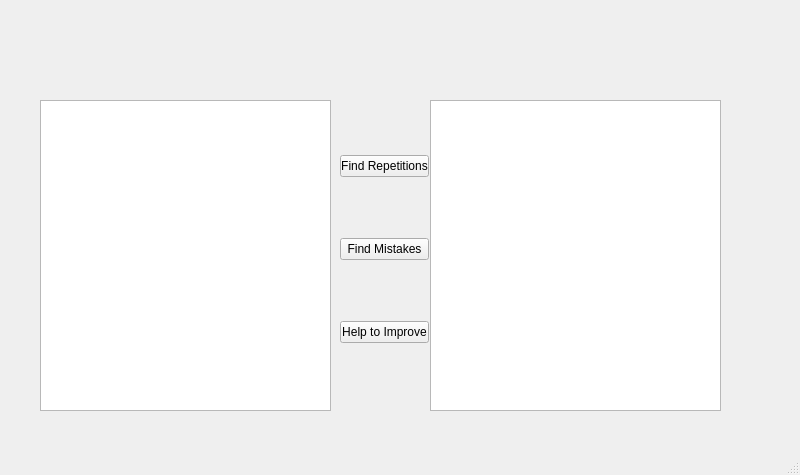
<?xml version="1.0" encoding="UTF-8"?>
<ui version="4.0">
 <class>MainWindow</class>
 <widget class="QMainWindow" name="MainWindow">
  <property name="geometry">
   <rect>
    <x>0</x>
    <y>0</y>
    <width>800</width>
    <height>475</height>
   </rect>
  </property>
  <property name="windowTitle">
   <string>MainWindow</string>
  </property>
  <widget class="QWidget" name="centralwidget">
   <widget class="QTextEdit" name="PlaceForText">
    <property name="geometry">
     <rect>
      <x>40</x>
      <y>100</y>
      <width>291</width>
      <height>311</height>
     </rect>
    </property>
   </widget>
   <widget class="QTextBrowser" name="PlaceForAnswer">
    <property name="geometry">
     <rect>
      <x>430</x>
      <y>100</y>
      <width>291</width>
      <height>311</height>
     </rect>
    </property>
   </widget>
   <widget class="QWidget" name="verticalLayoutWidget">
    <property name="geometry">
     <rect>
      <x>340</x>
      <y>100</y>
      <width>89</width>
      <height>301</height>
     </rect>
    </property>
    <layout class="QVBoxLayout" name="verticalLayout">
     <item>
      <widget class="QPushButton" name="main_button">
       <property name="text">
        <string>Find Repetitions</string>
       </property>
      </widget>
     </item>
     <item>
      <widget class="QPushButton" name="second_button">
       <property name="text">
        <string>Find Mistakes</string>
       </property>
      </widget>
     </item>
     <item>
      <widget class="QPushButton" name="third_button">
       <property name="text">
        <string>Help to Improve</string>
       </property>
      </widget>
     </item>
    </layout>
   </widget>
   <zorder>PlaceForAnswer</zorder>
   <zorder>PlaceForText</zorder>
   <zorder>verticalLayoutWidget</zorder>
  </widget>
  <widget class="QMenuBar" name="menubar">
   <property name="geometry">
    <rect>
     <x>0</x>
     <y>0</y>
     <width>800</width>
     <height>20</height>
    </rect>
   </property>
  </widget>
  <widget class="QStatusBar" name="statusbar"/>
 </widget>
 <resources/>
 <connections/>
</ui>
